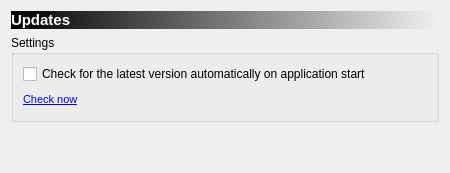
     <widget class="QWidget" name="page_3">
      <layout class="QGridLayout" name="gridLayout_4">
       <item row="0" column="0">
        <widget class="QLabel" name="label_4">
         <property name="sizePolicy">
          <sizepolicy hsizetype="Preferred" vsizetype="Fixed">
           <horstretch>0</horstretch>
           <verstretch>0</verstretch>
          </sizepolicy>
         </property>
         <property name="autoFillBackground">
          <bool>false</bool>
         </property>
         <property name="styleSheet">
          <string notr="true">background-color: qlineargradient(spread:pad, x1:0, y1:0, x2:1, y2:0, stop:0 rgba(0, 0, 0, 255), stop:1 rgba(240, 240, 240, 255));
color: rgb(255, 255, 255);</string>
         </property>
         <property name="frameShape">
          <enum>QFrame::NoFrame</enum>
         </property>
         <property name="text">
          <string>&lt;!DOCTYPE HTML PUBLIC &quot;-//W3C//DTD HTML 4.0//EN&quot; &quot;http://www.w3.org/TR/REC-html40/strict.dtd&quot;&gt;
&lt;html&gt;&lt;head&gt;&lt;meta name=&quot;qrichtext&quot; content=&quot;1&quot; /&gt;&lt;style type=&quot;text/css&quot;&gt;
p, li { white-space: pre-wrap; }
&lt;/style&gt;&lt;/head&gt;&lt;body style=&quot; font-family:'MS Shell Dlg 2'; font-size:8.25pt; font-weight:400; font-style:normal;&quot;&gt;
&lt;p style=&quot; margin-top:0px; margin-bottom:0px; margin-left:0px; margin-right:0px; -qt-block-indent:0; text-indent:0px;&quot;&gt;&lt;span style=&quot; font-size:11pt; font-weight:600;&quot;&gt;Updates&lt;/span&gt;&lt;/p&gt;&lt;/body&gt;&lt;/html&gt;</string>
         </property>
         <property name="margin">
          <number>3</number>
         </property>
        </widget>
       </item>
       <item row="2" column="0">
        <spacer name="verticalSpacer_5">
         <property name="orientation">
          <enum>Qt::Vertical</enum>
         </property>
         <property name="sizeHint" stdset="0">
          <size>
           <width>20</width>
           <height>40</height>
          </size>
         </property>
        </spacer>
       </item>
       <item row="1" column="0">
        <widget class="QGroupBox" name="groupBox_10">
         <property name="title">
          <string>Settings</string>
         </property>
         <layout class="QGridLayout" name="gridLayout_16">
          <item row="0" column="0" colspan="3">
           <widget class="QCheckBox" name="checkBoxAutoCheckUpdate">
            <property name="text">
             <string>Check for the latest version automatically on application start</string>
            </property>
            <property name="checked">
             <bool>false</bool>
            </property>
           </widget>
          </item>
          <item row="1" column="2">
           <spacer name="horizontalSpacer_6">
            <property name="orientation">
             <enum>Qt::Horizontal</enum>
            </property>
            <property name="sizeHint" stdset="0">
             <size>
              <width>40</width>
              <height>20</height>
             </size>
            </property>
           </spacer>
          </item>
          <item row="1" column="0" colspan="2">
           <widget class="QLabel" name="label_32">
            <property name="text">
             <string>&lt;!DOCTYPE HTML PUBLIC &quot;-//W3C//DTD HTML 4.0//EN&quot; &quot;http://www.w3.org/TR/REC-html40/strict.dtd&quot;&gt;
&lt;html&gt;&lt;head&gt;&lt;meta name=&quot;qrichtext&quot; content=&quot;1&quot; /&gt;&lt;style type=&quot;text/css&quot;&gt;
p, li { white-space: pre-wrap; }
&lt;/style&gt;&lt;/head&gt;&lt;body style=&quot; font-family:'MS Shell Dlg 2'; font-size:8.25pt; font-weight:400; font-style:normal;&quot;&gt;
&lt;p style=&quot; margin-top:0px; margin-bottom:0px; margin-left:0px; margin-right:0px; -qt-block-indent:0; text-indent:0px;&quot;&gt;&lt;a href=&quot;http://helfajer.info&quot;&gt;&lt;span style=&quot; text-decoration: underline; color:#0000ff;&quot;&gt;Check now&lt;/span&gt;&lt;/a&gt;&lt;/p&gt;&lt;/body&gt;&lt;/html&gt;</string>
            </property>
            <property name="openExternalLinks">
             <bool>true</bool>
            </property>
           </widget>
          </item>
         </layout>
        </widget>
       </item>
      </layout>
     </widget>
